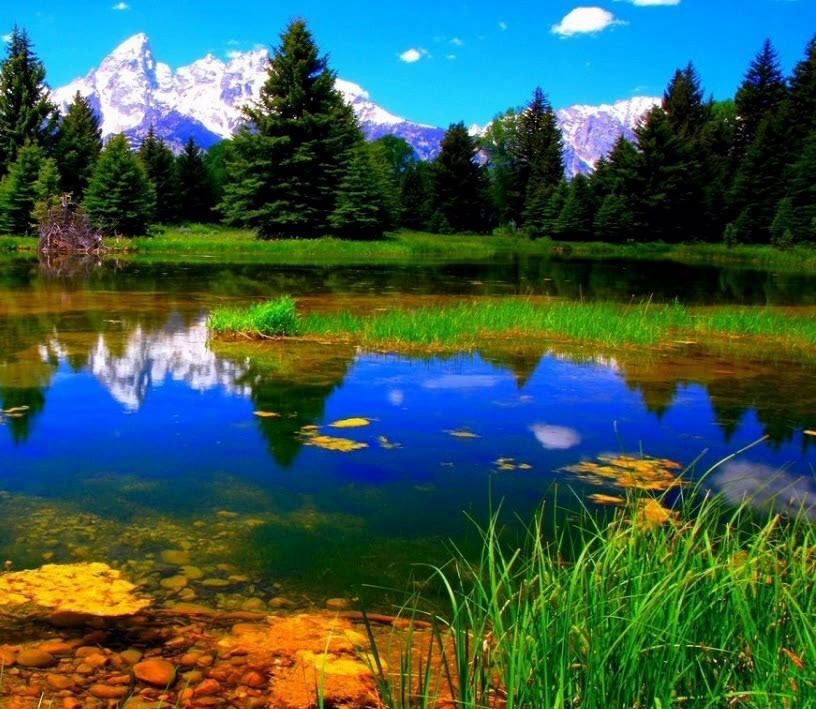
#> input picture in/1.png, 816 x 709 px
$ python -i utils.py   (imports and definitions only)
#> lines starting #> are read from the running program, lines starting #| are printed output that depends on the picture
#> further down, picture is the input picture: shape (709, 816, 3); mean B, G, R 78.4, 90.3, 57.4
import cv2
import numpy as np


def project(in_pts, out_pts, img, h, w):
    matrix = cv2.getPerspectiveTransform(in_pts, out_pts)
    out_img = cv2.warpPerspective(img, matrix, (w, h), cv2.INTER_LINEAR, borderMode=cv2.BORDER_CONSTANT,
                                  borderValue=(0, 0, 0))
    return out_img, matrix


def cut_and_project(img, overlap_percent=0.2, warp_percent=0.1, plot=False):
    """
    Method for slicing a image into two with overlap percentage and projection
    :param img: image in openCV format
    :param overlap_percent: percentage by which one sliced piece of the image will overlap the other
    :return: 2 cropped and projected images in openCV format
    """
#> called with overlap_percent = 0.2, warp_percent = 0.1, plot = False
    h, w = img.shape[0], img.shape[1]
#> h = 709; w = 816

    crop_img1 = img[:, int(w * (0.5 - overlap_percent/2)):].copy()
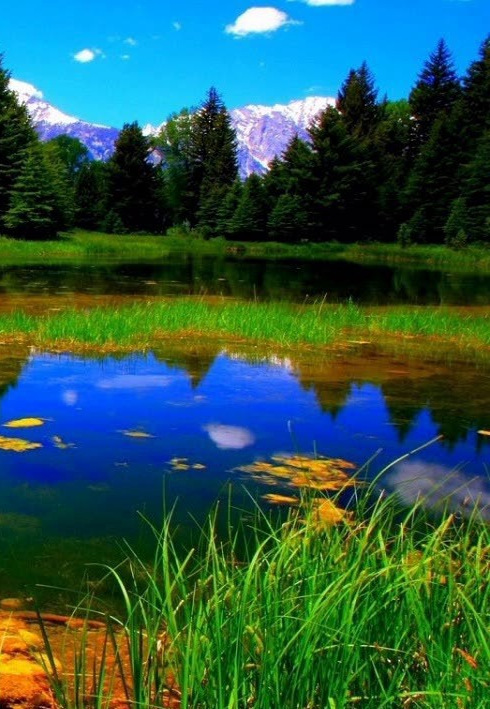
#> crop_img1: shape (709, 490, 3); mean B, G, R 77.9, 89, 44.4
    crop_img2 = img[:, :int(w * (0.5 + overlap_percent/2))].copy()
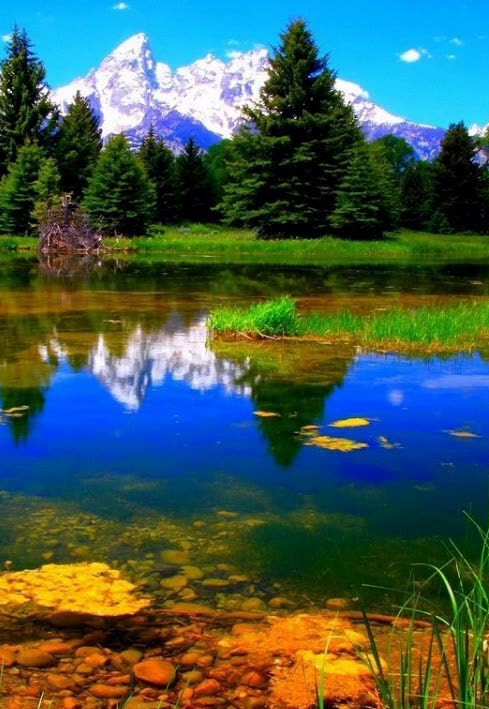
#> crop_img2: shape (709, 489, 3); mean B, G, R 83, 92.2, 67.3

    h, w = crop_img1.shape[0], crop_img1.shape[1]
#> w = 490

    if plot:
        crop_img1 = cv2.line(crop_img1, (0, 0), (0, h), color=(0, 255, 255), thickness=15)
        crop_img2 = cv2.line(crop_img2, (w, 0), (w, h), color=(255, 255, 0), thickness=15)
        cv2.imshow("1 before warp", cv2.resize(crop_img1, (0, 0), fx=0.25, fy=0.25))
        cv2.imshow("2 before warp", cv2.resize(crop_img2, (0, 0), fx=0.25, fy=0.25))

    in_pts = np.float32([[0, int(h * warp_percent)], [w - 1, 0], [w - 1, h - 1], [0, int(h * (1 - warp_percent))]])
    out_pts = np.float32([[0, 0], [w - 1, 0], [w - 1, h - 1], [0, h - 1]])
#> out_pts = [[0, 0], [489, 0], [489, 708], [0, 708]]
    cp_img2, matrix = project(in_pts, out_pts, crop_img2, h, w)
#> in project, `out_img = cv2.warpPerspective(img, matrix, (w, h), cv2.INTER_LINEAR, b..`:
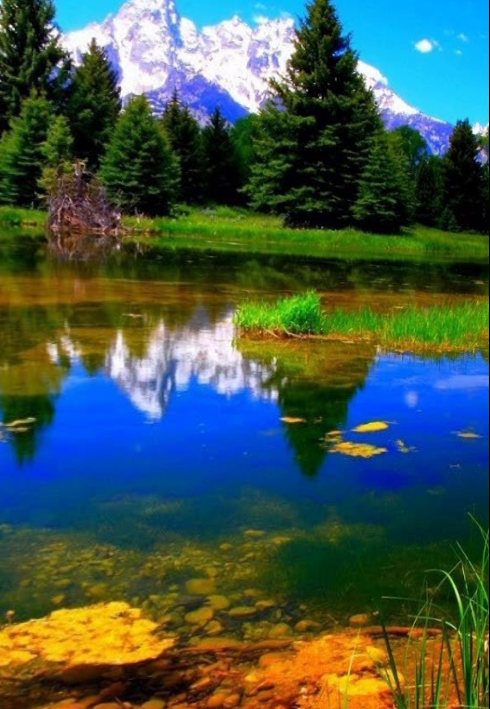
#> out_img: shape (709, 490, 3); mean B, G, R 76.8, 88.2, 67.6
#> matrix = [[1.25, 0, 0], [0.178, 1.25, -87.25], [0.000504, 0, 1]]

    in_pts = np.float32([[0, 0], [w - 1, int(h * warp_percent)], [w - 1, int(h * (1 - warp_percent))], [0, h - 1]])
    out_pts = np.float32([[0, 0], [w - 1, 0], [w - 1, h - 1], [0, h - 1]])
    cp_img1, _ = project(in_pts, out_pts, crop_img1, h, w)
#> call 2 of project, with in_pts = array of shape (4, 2), out_pts = array of shape (4, 2), h = 709, w = 490
#> in project (call 2), `out_img = cv2.warpPerspective(img, matrix, (w, h), cv2.INTER_LINEAR, b..`:
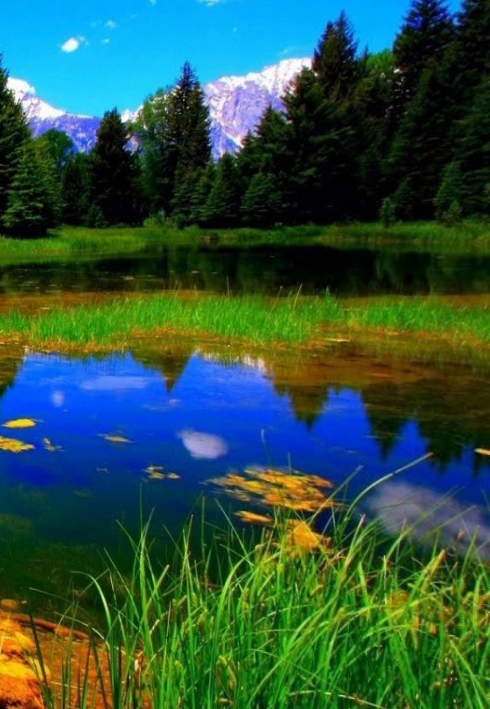
#> out_img: shape (709, 490, 3); mean B, G, R 68, 82.7, 44.8

    if plot:
        cv2.imshow("1 after warp", cv2.resize(cp_img1, (0, 0), fx=0.25, fy=0.25))
        cv2.imshow("2 after warp", cv2.resize(cp_img2, (0, 0), fx=0.25, fy=0.25))
        cv2.waitKey()

    return cp_img1, cp_img2, matrix

>>> import cv2
>>> picture = cv2.imread('in/1.png')
>>> result = cut_and_project(picture)

$ run again, on in/2.png
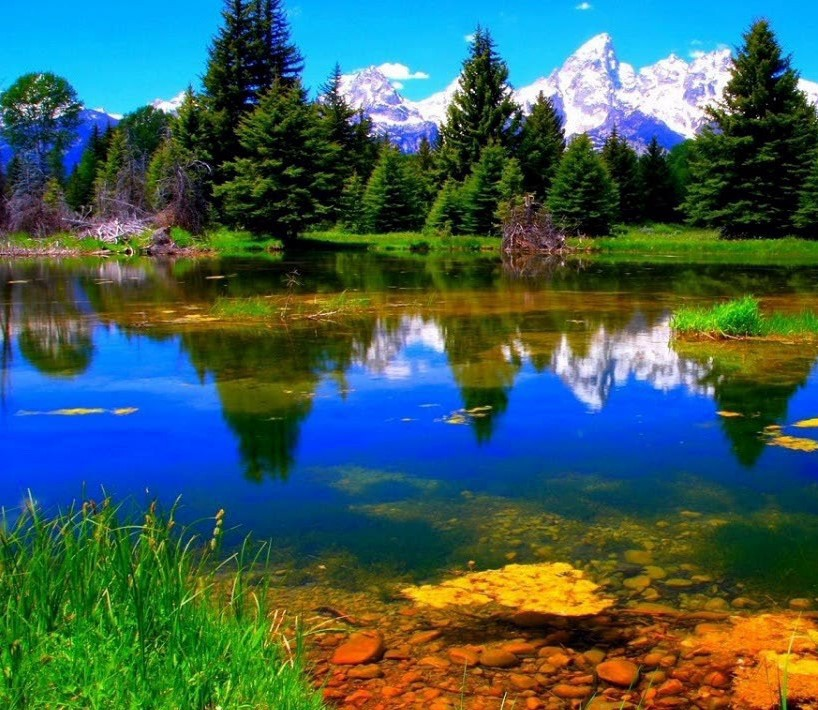
#> input picture in/2.png, 818 x 710 px
#> picture is the input picture: shape (710, 818, 3); mean B, G, R 88, 94.5, 62.3
#> in project, `out_img = cv2.warpPerspective(img, matrix, (w, h), cv2.INTER_LINEAR, b..`:
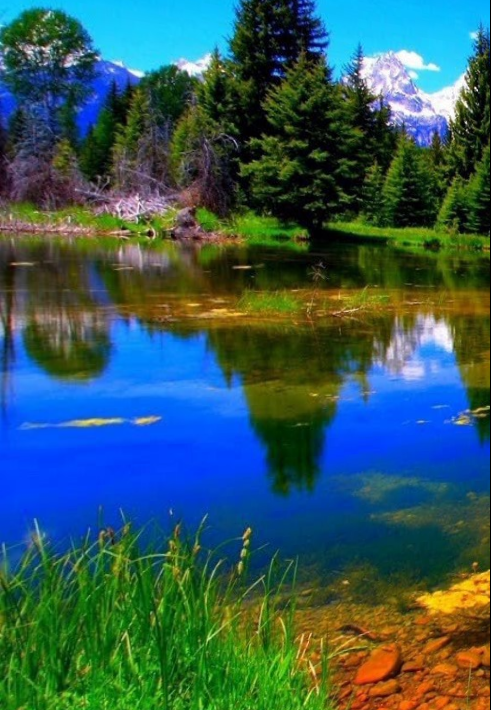
#> out_img: shape (710, 491, 3); mean B, G, R 91.1, 89.3, 52.2
#> in cut_and_project, `cp_img2, matrix = project(in_pts, out_pts, crop_img2, h, w)`: matrix = [[1.25, 0, 0], [0.181, 1.25, -88.62], [0.000507, 0, 1]]
#> in project (call 2), `out_img = cv2.warpPerspective(img, matrix, (w, h), cv2.INTER_LINEAR, b..`:
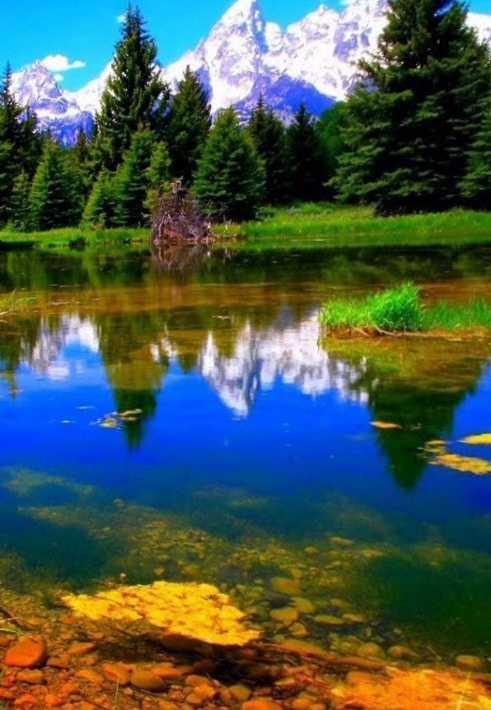
#> out_img: shape (710, 491, 3); mean B, G, R 77.1, 89.3, 72.5
